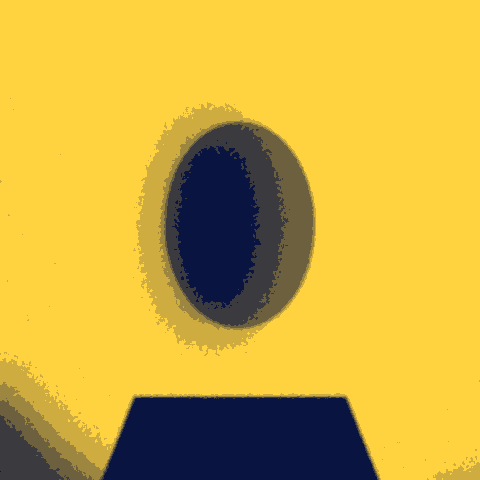
#> input picture app/assets/photos/demo-artiste-1.webp, 480 x 480 px; its folder holds only this picture in this run
$ python photos.py ../app/assets/photos/demo-artiste-1.webp
#> lines starting #> are read from the running program, lines starting #| are printed output that depends on the picture
#!/usr/bin/env python3
# -*- coding: utf-8 -*-
"""
DOMAF Quest — préparation des photos d'artistes (sérigraphie deux encres)

POURQUOI CET OUTIL
------------------
Le DOMAF fournira les photos qu'il a : portraits studio, captures de scène mal
éclairées, photos de téléphone. Passées en DEUX ENCRES de la palette, elles se
ressemblent toutes — c'est un avantage pratique autant qu'esthétique.

Et comme une image en aplats se compresse bien mieux qu'une photo couleur, on
tombe autour de 10-15 Ko au lieu de 40-50. Sur le réseau d'un festival, c'est la
différence entre une page qui s'affiche et une page qui ne s'affiche pas.

CE QU'IL FAIT
-------------
  photo source  ->  redressée (EXIF)  ->  recadrée en carré  ->  niveaux de gris
                ->  contraste étalé   ->  aplatie en N tons   ->  deux encres
                ->  WebP (le plus léger entre avec et sans perte)

Le grain de sérigraphie (trame de points) N'EST PAS incrusté dans l'image : il
est posé en CSS par-dessus (.photo). Il ne coûte donc aucun octet et reste
réglable. Voir assets/css/style.css, section « Photos ».

USAGE
-----
  python outils/photos.py <dossier-source> [options]
  python outils/photos.py photos-brutes/ --taille 480
  python outils/photos.py photos-brutes/ --encres bleu,sodium
  python outils/photos.py photos-brutes/ --cadrage haut       # visages hauts

Le nom du fichier de sortie est celui de la source, en minuscules sans accent :
  « Nova Kassa.jpg » -> app/assets/photos/nova-kassa.webp
C'est aussi l'identifiant à mettre dans artistes.photo_url (/assets/photos/…).

DROIT À L'IMAGE
---------------
Cet outil ne règle RIEN de ce côté. Le traitement en deux encres ne rend pas une
photo libre de droits. Chaque portrait publié doit avoir son autorisation.
"""

import argparse
import re
import sys
import unicodedata
from io import BytesIO
from pathlib import Path

try:
    from PIL import Image, ImageOps, ImageFilter
except ImportError:
    sys.exit("Pillow n'est pas installé :  python -m pip install Pillow")

# La console Windows est en cp1252 : sans ça, une flèche ou un accent dans un
# message suffit à faire planter l'outil au lieu de traiter les photos.
for flux in (sys.stdout, sys.stderr):
    try:
        flux.reconfigure(encoding="utf-8", errors="replace")
    except Exception:
        pass


# ---------------------------------------------------------------------------
# La palette. Ce sont EXACTEMENT les encres de assets/css/style.css : si l'une
# change là-bas, elle doit changer ici, sinon les photos jurent avec le reste.
# ---------------------------------------------------------------------------
ENCRES = {
    "nuit":    (0x0A, 0x14, 0x40),
    "bleu":    (0x1F, 0x3F, 0xD1),
    "sodium":  (0xFF, 0xD2, 0x3F),
    "rose":    (0xFF, 0x5F, 0xA2),
    "vert":    (0x2B, 0xB6, 0x73),
    "papier":  (0xFA, 0xFA, 0xF7),
}

DOSSIER_SORTIE = Path("app/assets/photos")
EXTENSIONS = {".jpg", ".jpeg", ".png", ".webp", ".bmp", ".tif", ".tiff"}


def nom_fichier(nom: str) -> str:
    """« Nova Kassà.JPG » -> « nova-kassa ». Même règle que les id d'artiste
    en base (contrainte artistes_id_format : minuscules, chiffres, tirets)."""
    sans_accent = unicodedata.normalize("NFD", nom)
    sans_accent = "".join(c for c in sans_accent if unicodedata.category(c) != "Mn")
    tirets = re.sub(r"[^a-zA-Z0-9]+", "-", sans_accent).strip("-").lower()
    return tirets or "photo"


def aplatir(tons: int):
    """Table de 256 valeurs qui ramène les gris à `tons` paliers. C'est elle qui
    donne l'aspect sérigraphie ET qui rend le fichier minuscule : de grands
    aplats d'une seule valeur, exactement ce que WebP compresse le mieux."""
    if tons < 2:
        tons = 2
    return [round(min(i * tons // 256, tons - 1) * 255 / (tons - 1)) for i in range(256)]


def recadrer(img: Image.Image, cadrage: str) -> Image.Image:
    """Carré. Sur un portrait, le visage est rarement au centre de l'image :
    « haut » garde le tiers supérieur, ce qui rate beaucoup moins souvent."""
    l, h = img.size
    cote = min(l, h)
    x = (l - cote) // 2
    if cadrage == "haut":
        y = 0
    elif cadrage == "bas":
        y = h - cote
    else:
        y = (h - cote) // 2
    return img.crop((x, y, x + cote, y + cote))


def traiter(source: Path, sortie: Path, args) -> dict:
    sombre = ENCRES[args.encres[0]]
    clair = ENCRES[args.encres[1]]

    img = Image.open(source)
#> img is the input picture: PIL image 480x480 RGB; mean R, G, B 204.9, 171.1, 63.1
    img = ImageOps.exif_transpose(img)          # photos de téléphone : à redresser
    img = img.convert("L")                      # en gris AVANT tout le reste
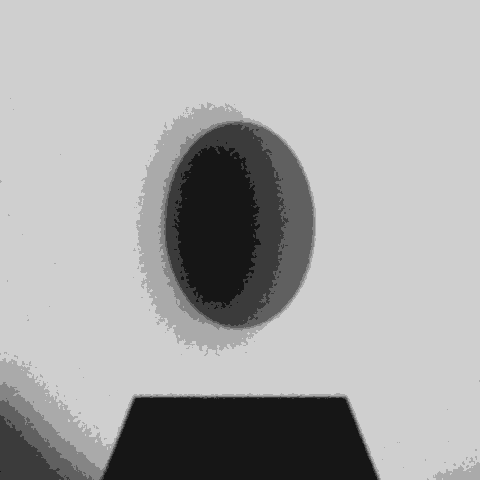
#> img: PIL image 480x480 L; min 22, max 207, mean 169.1
    img = recadrer(img, args.cadrage)
    img = img.resize((args.taille, args.taille), Image.LANCZOS)

    # Étaler le contraste : une photo de scène sous-exposée n'a que des gris
    # moyens ; sans ça, les deux encres ne se distinguent presque pas.
    img = ImageOps.autocontrast(img, cutoff=args.contraste)
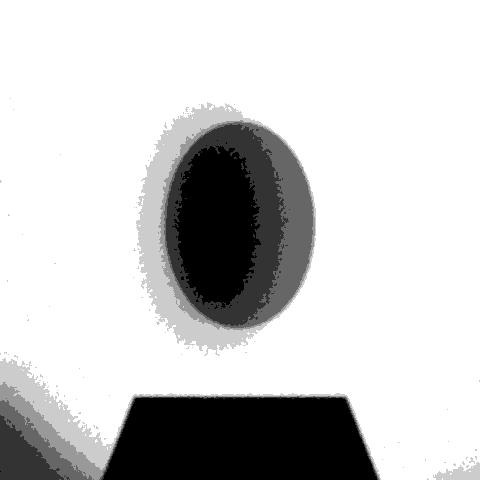
#> img: PIL image 480x480 L; min 0, max 255, mean 202.8
    if args.nettete:
        img = img.filter(ImageFilter.UnsharpMask(radius=2, percent=90, threshold=3))

    # Lisser AVANT d'aplatir. Le grain du capteur tombe de part et d'autre d'un
    # palier et se transforme sinon en moucheture sur tous les bords. Le médian
    # efface ce grain sans manger les contours, contrairement à un flou.
    # Effet de bord heureux : moins de détail haute fréquence = fichier plus petit.
    if args.lissage:
        img = img.filter(ImageFilter.MedianFilter(size=args.lissage))

    # Aplatir d'abord, colorer ensuite : deux encres, N paliers entre elles.
    img = img.point(aplatir(args.tons))
    couleur = ImageOps.colorize(img, black=sombre, white=clair)

    # Avec perte ou sans perte ? Sur des aplats, le sans-perte gagne souvent, et
    # il évite les bavures autour des paliers. On garde le plus petit des deux.
    essais = {}
    for nom, options in (("sans perte", {"lossless": True, "quality": 100}),
                         ("avec perte", {"quality": args.qualite, "method": 6})):
        tampon = BytesIO()
        couleur.save(tampon, "WEBP", **options)
        essais[nom] = tampon.getvalue()
#> after the loop, essais = 2 items

    gagnant = min(essais, key=lambda k: len(essais[k]))
#> gagnant = 'sans perte'
    sortie.parent.mkdir(parents=True, exist_ok=True)
    sortie.write_bytes(essais[gagnant])

    return {
        "source": source.name,
        "sortie": sortie.name,
        "octets": len(essais[gagnant]),
        "mode": gagnant,
        "avant": source.stat().st_size,
    }


def main():
    p = argparse.ArgumentParser(
        description="Prépare les photos d'artistes en sérigraphie deux encres.")
    p.add_argument("source", type=Path, help="dossier des photos d'origine (ou un fichier)")
    p.add_argument("--taille", type=int, default=480,
                   help="côté du carré en pixels (défaut 480 : net sur un écran de téléphone)")
    p.add_argument("--encres", default="nuit,sodium",
                   help="encre sombre,encre claire — parmi " + ", ".join(ENCRES))
    p.add_argument("--tons", type=int, default=6,
                   help="nombre de paliers (défaut 6 ; 4 = très graphique, 10 = plus doux)")
    p.add_argument("--cadrage", choices=["centre", "haut", "bas"], default="haut",
                   help="quelle partie garder en recadrant (défaut haut : les visages)")
    p.add_argument("--contraste", type=float, default=2.0, help="%% de pixels ignorés aux extrêmes")
    p.add_argument("--lissage", type=int, default=3,
                   help="médian avant aplatissement, en pixels impairs (0 = aucun, défaut 3)")
    p.add_argument("--qualite", type=int, default=82, help="qualité WebP avec perte")
    p.add_argument("--nettete", action="store_true", help="accentuer avant l'aplatissement")
    p.add_argument("--sortie", type=Path, default=DOSSIER_SORTIE)
    args = p.parse_args()

    args.encres = [e.strip() for e in args.encres.split(",")]
    if len(args.encres) != 2 or any(e not in ENCRES for e in args.encres):
        sys.exit(f"--encres attend deux noms parmi : {', '.join(ENCRES)}")
    if args.tons < 2:
        sys.exit("--tons vaut au moins 2")
    if args.lissage and (args.lissage < 3 or args.lissage % 2 == 0):
        sys.exit("--lissage attend 0 ou un nombre impair >= 3")

    fichiers = ([args.source] if args.source.is_file()
                else sorted(f for f in args.source.rglob("*") if f.suffix.lower() in EXTENSIONS))
    if not fichiers:
        sys.exit(f"Aucune image trouvée dans {args.source}")

    print(f"{len(fichiers)} image(s) — encres {args.encres[0]} → {args.encres[1]}, "
          f"{args.tons} tons, {args.taille} px\n")
    total = avant = 0
    for f in fichiers:
        try:
            r = traiter(f, args.sortie / (nom_fichier(f.stem) + ".webp"), args)
#> r = {'source': 'demo-artiste-1.webp', 'sortie': 'demo-artiste-1.webp', 'octets': 3138, 'mode': 'sans perte', 'avant': 3974}
        except Exception as e:
            print(f"  ✗ {f.name} : {e}")
            continue
        total += r["octets"]
#> total = 3138
        avant += r["avant"]
#> avant = 3974
        print(f"  ✓ {r['sortie']:<28} {r['octets'] / 1024:6.1f} Ko "
              f"({r['mode']}, source {r['avant'] / 1024:.0f} Ko)")
#|   ✓ demo-artiste-1.webp             3.1 Ko (sans perte, source 4 Ko)

    if total:
        print(f"\nTotal : {total / 1024:.1f} Ko pour {len(fichiers)} photos "
              f"(sources : {avant / 1024:.0f} Ko)")
#| Total : 3.1 Ko pour 1 photos (sources : 4 Ko)
        print(f"Dossier : {args.sortie}")
        print("\nÀ reporter dans artistes.photo_url : /assets/photos/<nom>.webp")


if __name__ == "__main__":
    main()
